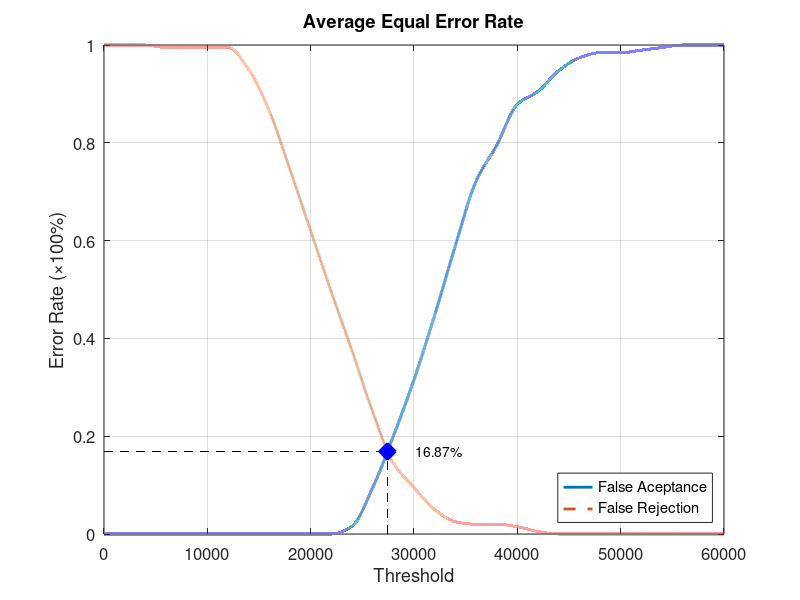
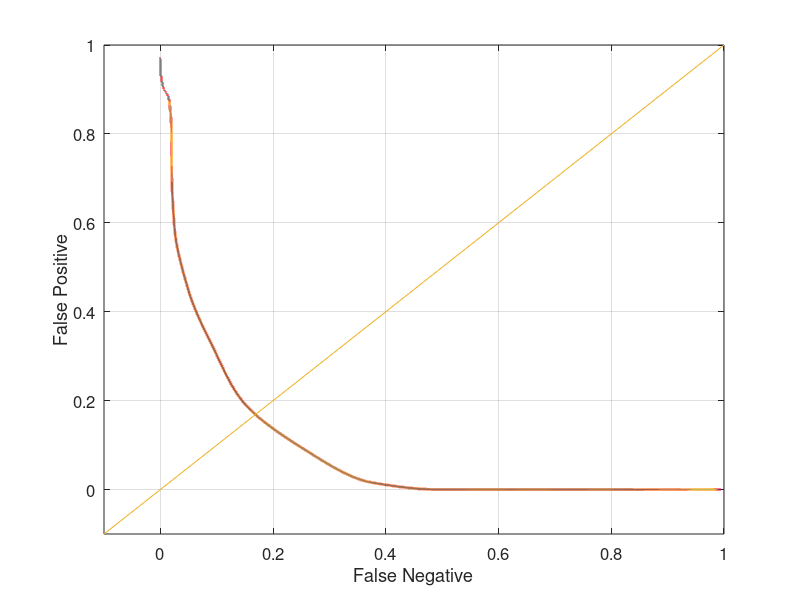

These charts were generated, in order, by the following MATLAB code:
function yEER = Database1_1
close all;
clear;
clc;
x = 0:2000:60000;
xq = 0:0.5:60000;

y0 = [0 0 0 0 0 0 0 0 0 0 0 0 0.0157895 0.0947368 0.2 0.315789 0.447368 0.589474 0.721053 0.794737 0.878947 0.905263 0.947368 0.973684 0.984211 0.984211 0.989474 0.994737 1 1 1];
yy0 = interp1(x, y0, xq, 'pchip');
y1 = [1 1 1 0.995 0.995 0.995 0.995 0.95 0.865 0.745 0.62 0.495 0.375 0.25 0.145 0.095 0.05 0.025 0.02 0.02 0.015 0.005 0 0 0 0 0 0 0 0 0];
yy1 = interp1(x, y1, xq, 'pchip');

% Calculating EER: 
y2 = abs(y0 - y1);
find(y2 == min(y2))
yy2 = abs(yy0 - yy1);
xEER = find(yy2 == min(yy2));
xEERIndex = xq(xEER) % X-axis EER
yEER = yy0(xEER) % Y-axis EER

main = figure
plot(xq, yy0,'-','LineWidth', 2);	hold on
plot(xq, yy1,'--','LineWidth', 2);	hold on
plot([xEERIndex xEERIndex], [0 yEER], 'k--');	hold on
plot([0 xEERIndex], [yEER yEER], 'k--');	hold on
plot(xEERIndex, yEER, 'bx', 'LineWidth', 10);	hold on
text(xEERIndex + 10 * xEERIndex / 100, yEER, [num2str(round((10000 * yEER)) / 100) '%'])
legend('False Aceptance', 'False Rejection', 'Location', 'SouthEast')
xlabel('Threshold')
ylabel('Error Rate (\times100%)')
title('Average Equal Error Rate')
set(gca, 'FontSize', 12)
axis([0 60000 0 1])
grid on

print(main, 'Database1_1Main', '-dpng');
FNRxFPR = figure('Color', [1 1 1]);
plot(yy1, yy0, '-', yy1, yy0, 'LineWidth', 2);
hold on
y = -0.1:0.1:1
plot(y, y); 
set(gca, 'FontSize', 12)
xlabel('False Negative')
ylabel('False Positive')
axis([-0.1 1 -0.1 1])
set(gca, 'FontSize', 12)
grid on

print(FNRxFPR, 'Database1_1FNRxFPR','-dpng');
end
